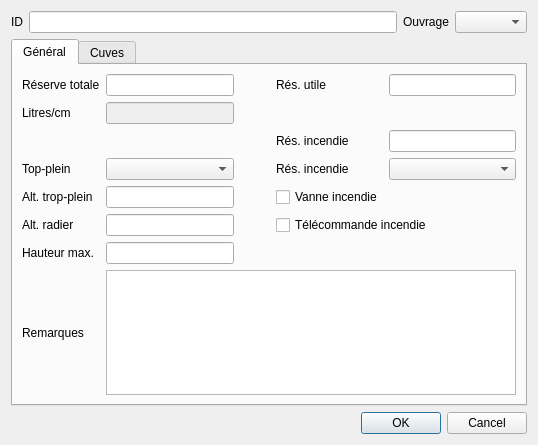
<?xml version="1.0" encoding="UTF-8"?>
<ui version="4.0">
 <class>Dialog</class>
 <widget class="QDialog" name="Dialog">
  <property name="geometry">
   <rect>
    <x>0</x>
    <y>0</y>
    <width>538</width>
    <height>445</height>
   </rect>
  </property>
  <property name="windowTitle">
   <string>Ouvrage - Réservoir</string>
  </property>
  <layout class="QGridLayout" name="gridLayout_3">
   <item row="0" column="0">
    <widget class="QWidget" name="widget" native="true">
     <layout class="QGridLayout" name="gridLayout_2">
      <property name="margin">
       <number>0</number>
      </property>
      <item row="0" column="1">
       <widget class="QLineEdit" name="id"/>
      </item>
      <item row="0" column="3">
       <widget class="QComboBox" name="id_installation"/>
      </item>
      <item row="0" column="2">
       <widget class="QLabel" name="label_2">
        <property name="text">
         <string>Ouvrage</string>
        </property>
       </widget>
      </item>
      <item row="0" column="0">
       <widget class="QLabel" name="label">
        <property name="text">
         <string>ID</string>
        </property>
       </widget>
      </item>
     </layout>
    </widget>
   </item>
   <item row="2" column="0">
    <widget class="QDialogButtonBox" name="buttonBox">
     <property name="orientation">
      <enum>Qt::Horizontal</enum>
     </property>
     <property name="standardButtons">
      <set>QDialogButtonBox::Cancel|QDialogButtonBox::Ok</set>
     </property>
    </widget>
   </item>
   <item row="1" column="0">
    <widget class="QTabWidget" name="tabWidget">
     <property name="currentIndex">
      <number>0</number>
     </property>
     <widget class="QWidget" name="tab_3">
      <attribute name="title">
       <string>Général</string>
      </attribute>
      <layout class="QGridLayout" name="gridLayout">
       <item row="5" column="2">
        <widget class="QLineEdit" name="altitude_apron"/>
       </item>
       <item row="0" column="1">
        <widget class="QLabel" name="label_3">
         <property name="text">
          <string>Réserve totale</string>
         </property>
        </widget>
       </item>
       <item row="7" column="1">
        <widget class="QLabel" name="label_7">
         <property name="text">
          <string>Remarques</string>
         </property>
        </widget>
       </item>
       <item row="0" column="4">
        <widget class="QLabel" name="label_5">
         <property name="text">
          <string>Rés. utile</string>
         </property>
        </widget>
       </item>
       <item row="0" column="5">
        <widget class="QLineEdit" name="storage_supply"/>
       </item>
       <item row="3" column="1">
        <widget class="QLabel" name="label_9">
         <property name="text">
          <string>Top-plein</string>
         </property>
        </widget>
       </item>
       <item row="4" column="1">
        <widget class="QLabel" name="label_4">
         <property name="text">
          <string>Alt. trop-plein</string>
         </property>
        </widget>
       </item>
       <item row="0" column="2">
        <widget class="QLineEdit" name="storage_total"/>
       </item>
       <item row="4" column="2">
        <widget class="QLineEdit" name="altitude_overflow"/>
       </item>
       <item row="0" column="3">
        <spacer name="horizontalSpacer">
         <property name="orientation">
          <enum>Qt::Horizontal</enum>
         </property>
         <property name="sizeType">
          <enum>QSizePolicy::Fixed</enum>
         </property>
         <property name="sizeHint" stdset="0">
          <size>
           <width>30</width>
           <height>20</height>
          </size>
         </property>
        </spacer>
       </item>
       <item row="1" column="2">
        <widget class="QLineEdit" name="_litrepercm">
         <property name="enabled">
          <bool>false</bool>
         </property>
        </widget>
       </item>
       <item row="3" column="2">
        <widget class="QComboBox" name="id_overflow"/>
       </item>
       <item row="1" column="1">
        <widget class="QLabel" name="label_11">
         <property name="text">
          <string>Litres/cm</string>
         </property>
        </widget>
       </item>
       <item row="5" column="1">
        <widget class="QLabel" name="label_10">
         <property name="text">
          <string>Alt. radier</string>
         </property>
        </widget>
       </item>
       <item row="5" column="4" colspan="2">
        <widget class="QCheckBox" name="fire_remote">
         <property name="text">
          <string>Télécommande incendie</string>
         </property>
        </widget>
       </item>
       <item row="4" column="4">
        <widget class="QCheckBox" name="fire_valve">
         <property name="text">
          <string>Vanne incendie</string>
         </property>
        </widget>
       </item>
       <item row="3" column="4">
        <widget class="QLabel" name="label_8">
         <property name="text">
          <string>Rés. incendie</string>
         </property>
        </widget>
       </item>
       <item row="2" column="4">
        <widget class="QLabel" name="label_6">
         <property name="text">
          <string>Rés. incendie</string>
         </property>
        </widget>
       </item>
       <item row="3" column="5">
        <widget class="QComboBox" name="id_firestorage"/>
       </item>
       <item row="2" column="5">
        <widget class="QLineEdit" name="storage_fire"/>
       </item>
       <item row="6" column="1">
        <widget class="QLabel" name="label_22">
         <property name="text">
          <string>Hauteur max.</string>
         </property>
        </widget>
       </item>
       <item row="6" column="2">
        <widget class="QLineEdit" name="height_max"/>
       </item>
       <item row="7" column="2" colspan="4">
        <widget class="QPlainTextEdit" name="remark"/>
       </item>
      </layout>
     </widget>
     <widget class="QWidget" name="tab_4">
      <attribute name="title">
       <string>Cuves</string>
      </attribute>
      <layout class="QGridLayout" name="gridLayout_4">
       <item row="0" column="0">
        <widget class="QGroupBox" name="groupBox">
         <property name="title">
          <string>Cuve 1</string>
         </property>
         <layout class="QGridLayout" name="gridLayout_5">
          <item row="0" column="0">
           <widget class="QLabel" name="label_12">
            <property name="text">
             <string>Type</string>
            </property>
           </widget>
          </item>
          <item row="2" column="0">
           <widget class="QLabel" name="label_14">
            <property name="text">
             <string>Longueur</string>
            </property>
           </widget>
          </item>
          <item row="3" column="0">
           <widget class="QLabel" name="label_15">
            <property name="text">
             <string>Volume</string>
            </property>
           </widget>
          </item>
          <item row="1" column="0">
           <widget class="QLabel" name="label_13">
            <property name="text">
             <string>Diamètre/largeur</string>
            </property>
           </widget>
          </item>
          <item row="4" column="0">
           <widget class="QLabel" name="label_16">
            <property name="text">
             <string>Litres/cm</string>
            </property>
           </widget>
          </item>
          <item row="1" column="1">
           <widget class="QLineEdit" name="cistern1_dimension_1"/>
          </item>
          <item row="2" column="1">
           <widget class="QLineEdit" name="cistern1_dimension_2"/>
          </item>
          <item row="3" column="1">
           <widget class="QLineEdit" name="cistern1_storage"/>
          </item>
          <item row="4" column="1">
           <widget class="QLineEdit" name="_cistern1_litrepercm">
            <property name="enabled">
             <bool>false</bool>
            </property>
           </widget>
          </item>
          <item row="0" column="1">
           <widget class="QComboBox" name="cistern1_id_type"/>
          </item>
         </layout>
        </widget>
       </item>
       <item row="0" column="1">
        <spacer name="horizontalSpacer_2">
         <property name="orientation">
          <enum>Qt::Horizontal</enum>
         </property>
         <property name="sizeType">
          <enum>QSizePolicy::Fixed</enum>
         </property>
         <property name="sizeHint" stdset="0">
          <size>
           <width>30</width>
           <height>1</height>
          </size>
         </property>
        </spacer>
       </item>
       <item row="0" column="2">
        <widget class="QGroupBox" name="groupBox_2">
         <property name="title">
          <string>Cuve 2</string>
         </property>
         <layout class="QGridLayout" name="gridLayout_6">
          <item row="0" column="0">
           <widget class="QLabel" name="label_17">
            <property name="text">
             <string>Type</string>
            </property>
           </widget>
          </item>
          <item row="2" column="0">
           <widget class="QLabel" name="label_18">
            <property name="text">
             <string>Longueur</string>
            </property>
           </widget>
          </item>
          <item row="3" column="0">
           <widget class="QLabel" name="label_19">
            <property name="text">
             <string>Volume</string>
            </property>
           </widget>
          </item>
          <item row="1" column="0">
           <widget class="QLabel" name="label_20">
            <property name="text">
             <string>Diamètre/largeur</string>
            </property>
           </widget>
          </item>
          <item row="4" column="0">
           <widget class="QLabel" name="label_21">
            <property name="text">
             <string>Litres/cm</string>
            </property>
           </widget>
          </item>
          <item row="1" column="1">
           <widget class="QLineEdit" name="cistern2_dimension_1"/>
          </item>
          <item row="2" column="1">
           <widget class="QLineEdit" name="cistern2_dimension_2"/>
          </item>
          <item row="3" column="1">
           <widget class="QLineEdit" name="cistern2_storage"/>
          </item>
          <item row="4" column="1">
           <widget class="QLineEdit" name="_cistern2_litrepercm">
            <property name="enabled">
             <bool>false</bool>
            </property>
           </widget>
          </item>
          <item row="0" column="1">
           <widget class="QComboBox" name="cistern2_id_type"/>
          </item>
         </layout>
        </widget>
       </item>
       <item row="1" column="1">
        <spacer name="verticalSpacer">
         <property name="orientation">
          <enum>Qt::Vertical</enum>
         </property>
         <property name="sizeHint" stdset="0">
          <size>
           <width>20</width>
           <height>40</height>
          </size>
         </property>
        </spacer>
       </item>
      </layout>
     </widget>
    </widget>
   </item>
  </layout>
 </widget>
 <tabstops>
  <tabstop>storage_total</tabstop>
  <tabstop>storage_supply</tabstop>
  <tabstop>storage_fire</tabstop>
  <tabstop>id_overflow</tabstop>
  <tabstop>id_firestorage</tabstop>
  <tabstop>altitude_overflow</tabstop>
  <tabstop>altitude_apron</tabstop>
  <tabstop>height_max</tabstop>
  <tabstop>fire_valve</tabstop>
  <tabstop>fire_remote</tabstop>
  <tabstop>remark</tabstop>
  <tabstop>_litrepercm</tabstop>
  <tabstop>buttonBox</tabstop>
  <tabstop>id</tabstop>
  <tabstop>tabWidget</tabstop>
  <tabstop>id_installation</tabstop>
  <tabstop>cistern1_dimension_1</tabstop>
  <tabstop>cistern1_dimension_2</tabstop>
  <tabstop>cistern1_storage</tabstop>
  <tabstop>_cistern1_litrepercm</tabstop>
  <tabstop>cistern1_id_type</tabstop>
  <tabstop>cistern2_dimension_1</tabstop>
  <tabstop>cistern2_dimension_2</tabstop>
  <tabstop>cistern2_storage</tabstop>
  <tabstop>_cistern2_litrepercm</tabstop>
  <tabstop>cistern2_id_type</tabstop>
 </tabstops>
 <resources/>
 <connections>
  <connection>
   <sender>buttonBox</sender>
   <signal>accepted()</signal>
   <receiver>Dialog</receiver>
   <slot>accept()</slot>
   <hints>
    <hint type="sourcelabel">
     <x>248</x>
     <y>254</y>
    </hint>
    <hint type="destinationlabel">
     <x>157</x>
     <y>274</y>
    </hint>
   </hints>
  </connection>
  <connection>
   <sender>buttonBox</sender>
   <signal>rejected()</signal>
   <receiver>Dialog</receiver>
   <slot>reject()</slot>
   <hints>
    <hint type="sourcelabel">
     <x>316</x>
     <y>260</y>
    </hint>
    <hint type="destinationlabel">
     <x>286</x>
     <y>274</y>
    </hint>
   </hints>
  </connection>
 </connections>
</ui>
